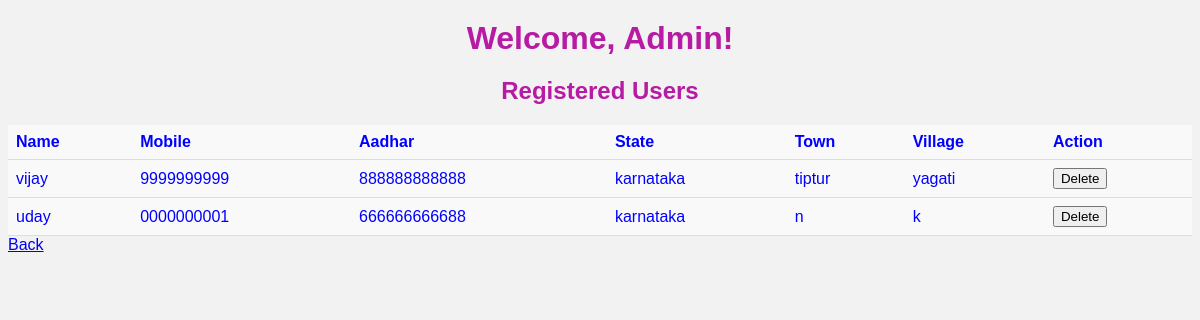
The page /usersinfo.php (signed in) on the database its author committed.
### tables this page shows
CREATE TABLE `user_table` (
  `id` int(40) NOT NULL,
  `uname` varchar(255) NOT NULL,
  `mobile` varchar(20) NOT NULL,
  `passwd` varchar(255) NOT NULL,
  `aadhar` varchar(12) NOT NULL,
  `state` varchar(255) NOT NULL,
  `town` varchar(255) NOT NULL,
  `village` varchar(255) NOT NULL
);

### usersinfo.php (the view, shortened to what this page needs)
<?php
require('conn.php');
$selectQuery = "SELECT * FROM user_table";
$result = $con->query($selectQuery);
?>
<!DOCTYPE html>
<html>
<head>
</head>
<body>
    <h1>Welcome, Admin!</h1>
    <h2>Registered Users</h2>
    <table>
        <tr>
            <th>Name</th>
            <th>Mobile</th>
            <th>Aadhar</th>
            <th>State</th>
            <th>Town</th>
            <th>Village</th>
            <th>Action</th>
        </tr>
        <?php
        if ($result->num_rows > 0) {
            while ($row = $result->fetch_assoc()) {
                echo "<tr>";
                echo "<td>" . $row['uname'] . "</td>";
                echo "<td>" . $row['mobile'] . "</td>";
                echo "<td>" . $row['aadhar'] . "</td>";
                echo "<td>" . $row['state'] . "</td>";
                echo "<td>" . $row['town'] . "</td>";
                echo "<td>" . $row['village'] . "</td>";
                echo "<td><button onclick='deleteUser(" . $row['id'] . ")'>Delete</button></td>";
                echo "</tr>";
            }
        } else {
            echo "<tr><td colspan='7'>No registered users found.</td></tr>";
        }
        ?>
    </table>
    <a href="adminhome.php">Back</a>
</body>
</html>

### usersinfo.php (style rules this page uses)
body { background-image: url('images/im9.jpg'); font-family: Arial, sans-serif; background-color: #f2f2f2; color: blue; }
h1, h2 { text-align: center; margin: 20px 0; color: #b71aa3; }
table { border-collapse: collapse; width: 100%; margin-top: 20px; }
th, td { padding: 8px; text-align: left; border-bottom: 1px solid #ddd; }
th { background-color: #f9f9f9; }
tr { background-color: #f9f9f9; }

### rows shown on the page
user_table: uname "vijay", mobile "9999999999", aadhar "888888888888", state "karnataka", town "tiptur", village "yagati"
user_table: uname "uday", mobile "0000000001", aadhar "666666666688", state "karnataka", town "n", village "k"
